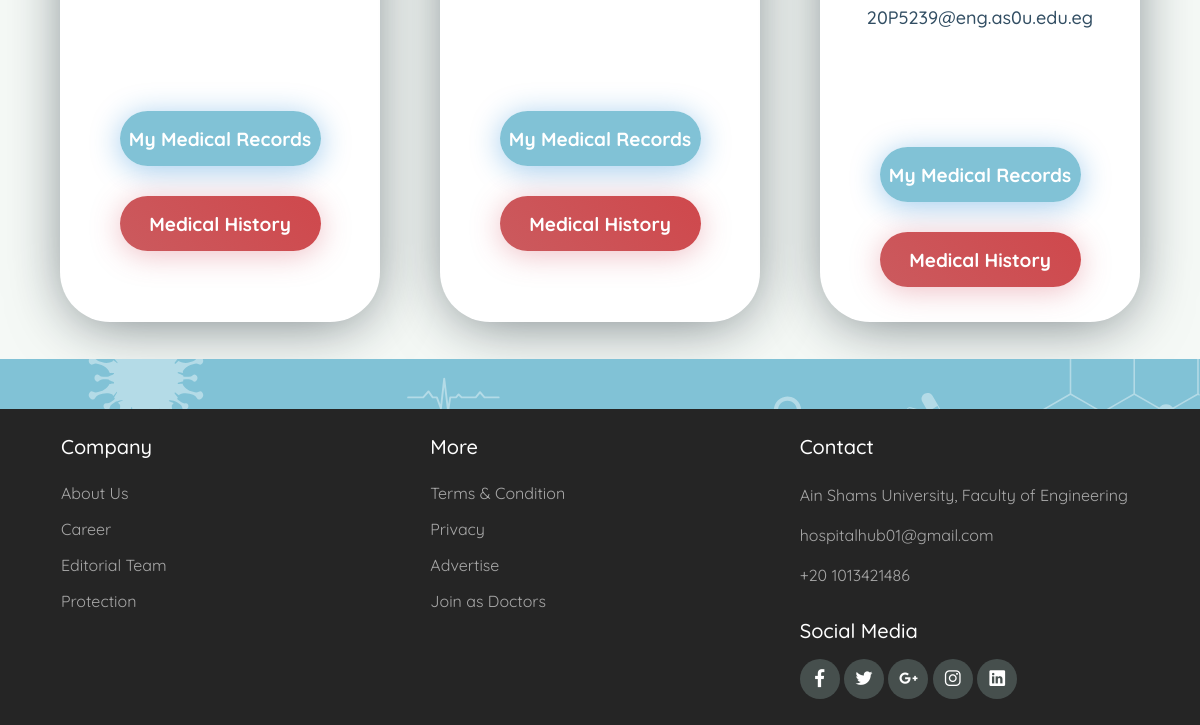
Before: /hospital_hub/Doctor/dashboard (signed in, lower part) with the older database file.
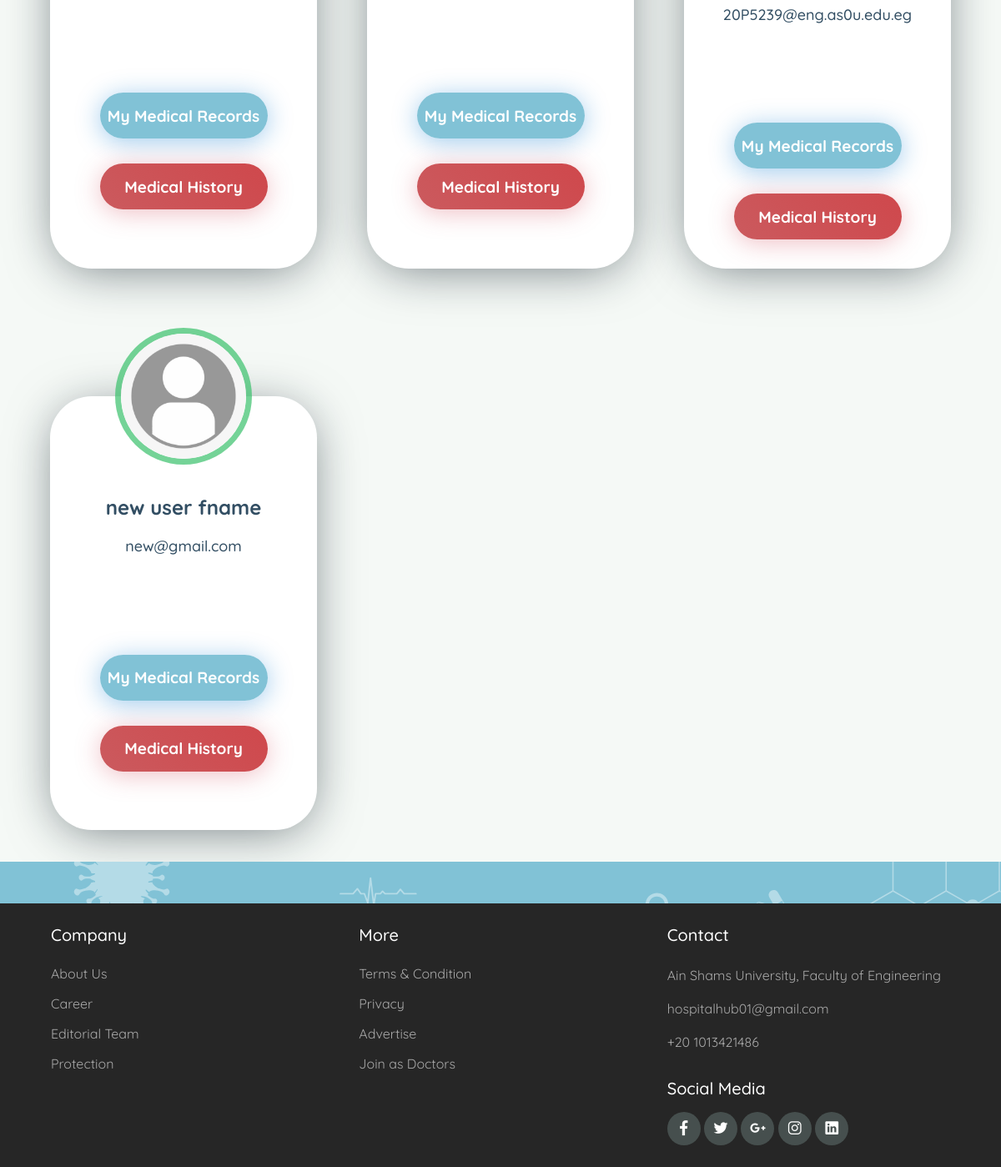
After: the same page with the newer database file.
### hospital_hub/models.py (models this page shows, shortened)
class Appointment(models.Model):
    doctor = models.ForeignKey(
        Doctor, on_delete=models.CASCADE, related_name="appointments")
    patient = models.ForeignKey(
        Patient, on_delete=models.CASCADE, related_name="appointments")
    schedule = models.ForeignKey(
        Schedule, on_delete=models.CASCADE, related_name="appointments")
    status = models.ForeignKey(AppointmentStatus, on_delete=models.SET_NULL,null=True,blank=True,default=None)
    patient_no = models.IntegerField()
    appt_date = models.DateField()

class Patient(models.Model):
    my_account = models.ForeignKey(
        User, on_delete=models.CASCADE, related_name="my_patient")

class User(AbstractBaseUser):
    username = models.CharField(max_length=255, unique=True)
    email = models.EmailField(
        verbose_name='email address', max_length=255, unique=True)
    full_name = models.CharField(max_length=255, blank=True, null=True)
    phone_number = models.IntegerField()
    city = models.ForeignKey(City, on_delete=models.PROTECT, null=True)
    owner = models.BooleanField(default=False)  # can login
    admin = models.BooleanField(default=False)  # staff user non superuser
    doctor = models.BooleanField(default=False)  # superuser
    patient = models.BooleanField(default=False)  # superuser
    staff = models.BooleanField(default=False)  # necessary
    age   =models.IntegerField(null=True,blank=True)
    created_at = models.DateTimeField(auto_now_add=True,null=True,blank=True)
    image = models.ImageField(
        default="media/no_profile_img.png", upload_to="media/")
    USERNAME_FIELD = 'username'  # username
    EMAIL_FIELD = 'email'  # Email
    REQUIRED_FIELDS = ['email', 'full_name', 'phone_number']
    objects = UserManager()
    @property
    def is_doctor(self):
        return self.doctor

### hospital_hub/views.py (the view)
# urls.py: path('Doctor/dashboard', views.Doctor.DoctorDashboard, name='doctor_dashboard'),
    def DoctorDashboard(request):
        if not request.user.is_authenticated:
            return HttpResponseRedirect(reverse('login'))
        elif not request.user.is_doctor:
            logout(request)
            return HttpResponseRedirect(reverse('login'))
        status_booked = AppointmentStatus.objects.get(status="booked")
        status_pending = AppointmentStatus.objects.get(status="pending")
        status_done = AppointmentStatus.objects.get(status="done")
        print(status_booked)
        print(status_pending)
        doctor = DoctorModel.objects.filter(my_account=request.user).first()
        appointmentpart1 = Appointment.objects.filter(
            doctor=doctor, appt_date=datetime.datetime.today(), status=None).all()
        appointmentpart2 = Appointment.objects.filter(
            doctor=doctor, appt_date=datetime.datetime.today(), status=status_booked).all()
        appointment=appointmentpart1|appointmentpart2
        pending = Appointment.objects.filter(
            doctor=doctor, status=status_pending).all()
        done = Appointment.objects.filter(
            doctor=doctor, status=status_done).all()
        return render(request, "hospital_hub/Doctor/doctor_dashboard.html", {
            "doctor": doctor,
            "appointments": appointment,
            "pending": pending,
            "done":done,
            "is_notified":doctor.is_notified
        })

### hospital_hub/models.py (called while the page is built)
    def __str__(self):
        return self.name

    def __str__(self):
        return self.status

### hospital_hub/templates/hospital_hub/Doctor/doctor_dashboard.html (shortened to what this page needs)
{%extends 'hospital_hub/Doctor/doctor_layout.html'%}
{%load static%}
{% block body%}
<div class="page-section bg-light" style="padding:0px;">
  <div class="container">
    {%if done %}
    <div class="row">
      {%for appointment in done%}
      <div class="col-md-4 col-lg-4 py-3 wow zoomIn">
        <div class="wrapper">
          <div class="profile-card js-profile-card">
            <div class="profile-card__img" style="box-shadow: 0px 0px 0px 7px rgba(57, 193, 108, 0.7) ;">
              <img src="{{appointment.patient.my_account.image.url}}" alt="profile card">
            </div>
            <div class="profile-card__cnt js-profile-cnt">
              <div class="profile-card__name">{{appointment.patient.my_account.full_name}}</div>
              <div class="profile-card__txt">{{appointment.patient.my_account.email}}</div>
              <div class="profile-card-inf" style="margin-top:5px">
                <div class="">
                  <button class="profile-card__button button--blue" style="margin: 0px 35px; padding:5px;">
                    <a style="color: white"
                      href="{%url 'doctor_viewRecord' patient_name=appointment.patient.my_account.username%}">
                      My Medical Records
                    </a></button>
                  <button class="profile-card__button button--orange js-message-btn"
                        style="margin: 30px 35px; padding:5px;">
                        <a style="color: white"
                          href="{%url 'doctor_view_history' patient_name=appointment.patient.my_account.username%}">
                          Medical History
                        </a></button>
                </div>
              </div>
            </div>
          </div>
        </div>
      </div>
      {%endfor%}
      {%else%}
      <div>
        <h3 class="font-weight-normal">&nbsp&nbsp No Appointments in this section</h3>
      </div>
    </div>
    {%endif%}
  </div>
</div>
</div>
{%endblock%}

Changed rows visible on the page:
added Appointment: patient.my_account.image (picture), patient.my_account.full_name "new user fname", patient.my_account.email "new@gmail.com"
